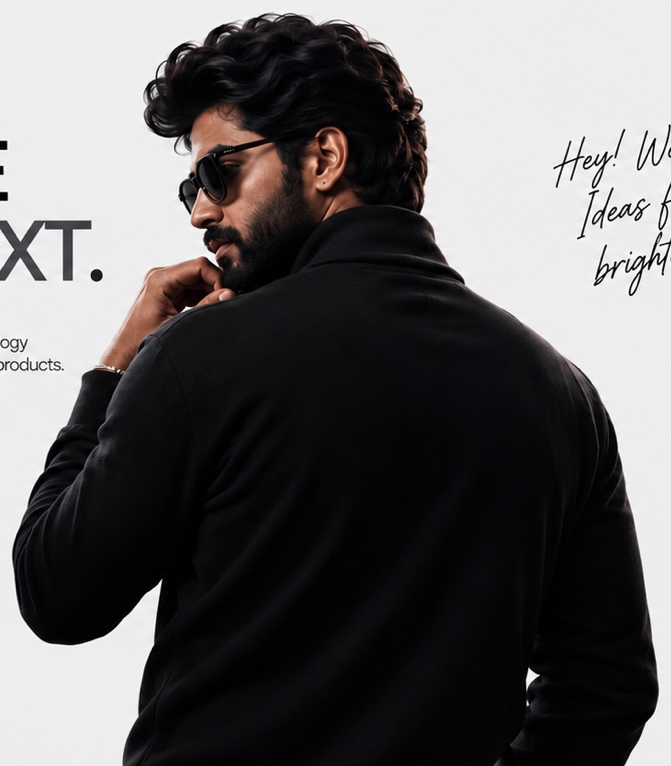
#> input picture assets/hero/person.png, 671 x 766 px
$ python -i build_assets.py   (imports and definitions only)   (older library calls are emulated)
#> lines starting #> are read from the running program, lines starting #| are printed output that depends on the picture
#> further down, picture is the input picture: shape (766, 671, 3); mean B, G, R 97.6, 96.9, 99
"""
Aivinci Studios — production asset pipeline.

Derives clean, HD web assets from the supplied reference art:
  * alpha cutouts (people, logo pieces, robot arm, phone/hand layers)
  * inpainted environments (fake headers / baked-in copy removed)
  * card media crops (baked captions removed)
  * poster frames + compressed video renditions

Run:  python tools/build_assets.py [all|logo|hero|services|approach|work|products|system|contact|video]
"""
import json
import os
import subprocess
import sys

import cv2
import numpy as np

ROOT = os.path.dirname(os.path.dirname(os.path.abspath(__file__)))
SRC = os.path.dirname(ROOT)                       # the folder with the reference art
OUT = os.path.join(ROOT, "public", "assets")
VID = os.path.join(ROOT, "public", "video")

REF = {
    "logo": "Logo av .PNG",
    "home": "Home page .JPEG",
    "services": "03 service .JPEG",
    "grid": "04 services.PNG",
    "approach": None,  # only exists inside the docx (see APPROACH_SRC)
    "work": "06 our work .PNG",
    "products": "07 work idea .PNG",
    "system": "08 product .PNG",
    "contact": "10 contact .PNG",
}
APPROACH_SRC = os.environ.get(
    "APPROACH_SRC",
    os.path.join(os.environ.get("LOCALAPPDATA", ""), "Temp", "claude",
                 "C--Users-giris-OneDrive-Desktop-Aivinci-studios",
                 "252ae19c-5995-41a2-b912-33723f23bf7c", "scratchpad", "doc", "unpacked", "word", "media", "image5.jpeg"),
)


# ----------------------------------------------------------------------------- helpers
# [12 lines left out: functions load, ensure, not called in this run]


def save_png(path, bgra):
    cv2.imwrite(path, bgra, [cv2.IMWRITE_PNG_COMPRESSION, 9])
    print(f"  {os.path.relpath(path, ROOT)}  {bgra.shape[1]}x{bgra.shape[0]}  {os.path.getsize(path)//1024} KB")


def save_jpg(path, bgr, q=86):
    cv2.imwrite(path, bgr, [cv2.IMWRITE_JPEG_QUALITY, q, cv2.IMWRITE_JPEG_PROGRESSIVE, 1])
    print(f"  {os.path.relpath(path, ROOT)}  {bgr.shape[1]}x{bgr.shape[0]}  {os.path.getsize(path)//1024} KB")


# [8 lines left out: function inpaint, not called in this run]


def inpaint_text(img, rects=(), radius=5, bright=True, thresh=170, grow=3):
    """Remove baked-in copy by masking only the glyph pixels inside each rect (far less smear than a box)."""
#> called with rects = (), radius = 5, bright = True, thresh = 170, grow = 3
    g = cv2.cvtColor(img, cv2.COLOR_BGR2GRAY)
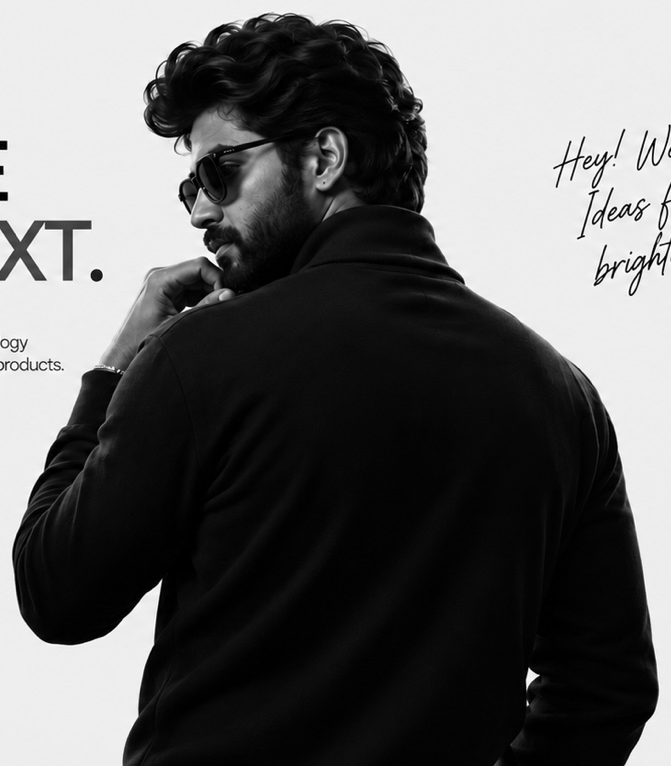
#> g: shape (766, 671); min 0, max 255, mean 97.5
    mask = np.zeros(img.shape[:2], np.uint8)
    for (x0, y0, x1, y1) in rects:
        sub = g[y0:y1, x0:x1]
        m = (sub > thresh) if bright else (sub < thresh)
        mask[y0:y1, x0:x1] = m.astype(np.uint8) * 255
#> mask: shape (766, 671); every value is 0
    mask = cv2.dilate(mask, cv2.getStructuringElement(cv2.MORPH_ELLIPSE, (2 * grow + 1, 2 * grow + 1)))
    return cv2.inpaint(img, mask, radius, cv2.INPAINT_TELEA)


def feather(mask01, px=1.2):
    return cv2.GaussianBlur(mask01.astype(np.float32), (0, 0), px)


# [69 lines left out: functions largest_component, fill_holes, rgba, crop_alpha, key_dark_bg, rim_light, not called in this run]


# ----------------------------------------------------------------------------- logo
# The studio's logo ("Logo lockup 2026b.png"): the red mark, the metallic "ivinci" lettering and
# the CREATIVE STUDIOS line are one piece of artwork. It is used whole — cut out of its white
# background, never sliced — in the header, the opening animation and the footer. A second
# colouring recolours only the CREATIVE STUDIOS line white for dark chapters.
LOGO_SRC = "Logo lockup 2026b.png"
LOGO_CAPS_TOP = 680          # first row of the CREATIVE STUDIOS line in the source


# [104 lines left out: functions build_logo, build_hero, not called in this run]


# The sunglass lenses of the hero character, traced on person.png (671 x 766): the near lens and
# the sliver of the far one. A soft alpha mask lets a light sweep play on the glass only.
LENS_NEAR = [(198, 165), (204, 158), (213, 153), (223, 151), (230, 155), (234, 165), (234, 178),
             (230, 190), (223, 198), (213, 201), (205, 199), (199, 192), (196, 181), (196, 172)]
LENS_FAR = [(185, 178), (191, 179), (195, 185), (196, 193), (193, 201), (188, 205), (182, 203),
            (179, 197), (179, 188), (181, 181)]


# [343 lines left out: functions build_lens_mask, build_services, build_approach, build_work, build_products, build_system and 1 more, not called in this run]


# ----------------------------------------------------------------------------- video
# The four production videos. Each role lists its sources in order of preference: the 4K
# masters Aivinci supplied ("… HD.mp4") first, the earlier 1080p files as the fallback.
# Renditions come from the best source present; a 1440p tier is cut only from a 4K master.
VIDEO_SOURCES = {
    "first-hero-video": ["Video (1) HD.mp4", "Video 1 HD.mp4", "1st hero video HD.mp4", "1st hero video.mp4"],
    "video-two": ["Video 2 HD.mp4", "video 2 hd.mp4", "2 video HD.mp4", "2 video.mp4"],
    "video-three": ["video 3 hd.mp4", "Video 3 HD.mp4", "video 3.mp4"],
    # slot 04 is the Hanuman film (the 4K master "Video 4 HD"); the car film stays on disk unused
    "last-video": ["Video 4 HD", "Video 4 HD.mp4", "video 4 hd.mp4", "last video HD.mp4", "Last video HD.mp4", "last video.mp4"],
}
# (suffix, height, crf, maxrate, minimum source height)
VIDEO_TIERS = (("1440", 1440, 25, "12M", 1440), ("1080", 1080, 24, "8M", 0), ("720", 720, 26, "4M", 0))
MANIFEST = os.path.join(ROOT, "src", "data", "video-manifest.json")


# [69 lines left out: functions video_intact, video_source, video_height, build_video, not called in this run]


# ---------------------------------------------------------------- clients
# The three client portraits supplied by Aivinci ("Image 1.jpg" … "image 3.jpg" in the
# reference folder) become 4:5 portrait cards: a centred cover crop (faces are never
# distorted or clipped), a desktop and a phone rendition, JPEG + WebP each.
CLIENTS = ["Image 1.jpg", "image 2.jpg", "image 3.jpg"]
CLIENT_W, CLIENT_H = 900, 1125       # 4:5
CLIENT_SM_W, CLIENT_SM_H = 560, 700  # 4:5


# [29 lines left out: functions cover_crop, build_clients, not called in this run]


# ---------------------------------------------------------------- webp companions
# The large alpha cutouts (the hand/phone layers, the audience) get a WebP sibling at ~1/4 the
# weight; the site serves it through <picture> with the PNG as the fallback.
# ---------------------------------------------------------------- founder frame
# The wide founder frame supplied by Aivinci ("person image.PNG", 1672 x 941): a desktop
# rendition at the reference frame size and a lighter phone rendition, JPEG + WebP each. The
# page blends its edges into the chapter so it reads as a continuation of the scene.
FOUNDER = "person image.PNG"


# [13 lines left out: function build_founder, not called in this run]


WEBP = [
    ("products", "phone.png"), ("products", "hand.png"), ("products", "fingers.png"),
    ("contact", "foreground.png"),
]


# [11 lines left out: function build_webp, not called in this run]


STEPS = {
    "logo": build_logo, "hero": build_hero, "services": build_services, "approach": build_approach,
    "work": build_work, "products": build_products, "system": build_system, "contact": build_contact,
    "video": build_video, "webp": build_webp, "clients": build_clients, "lens": build_lens_mask,
    "founder": build_founder,
}

# [4 lines not run here, left out]

>>> import cv2
>>> picture = cv2.imread('../assets/hero/person.png')
>>> result = inpaint_text(picture)

$ run again, on assets/approach/eye-tight.jpg
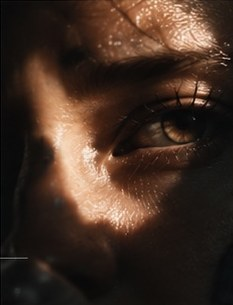
#> input picture assets/approach/eye-tight.jpg, 233 x 305 px
#> picture is the input picture: shape (305, 233, 3); mean B, G, R 35.4, 46.2, 64.6
#> in inpaint_text, `g = cv2.cvtColor(img, cv2.COLOR_BGR2GRAY)`:
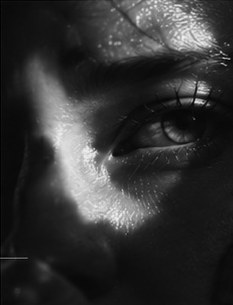
#> g: shape (305, 233); min 0, max 240, mean 50.5

$ run again, on assets/approach/eye.jpg
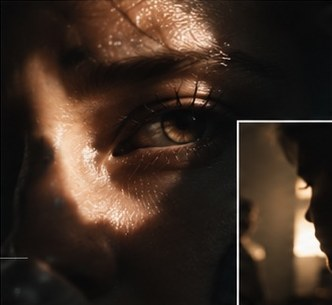
#> input picture assets/approach/eye.jpg, 332 x 305 px
#> picture is the input picture: shape (305, 332, 3); mean B, G, R 35.2, 45.4, 61
#> in inpaint_text, `g = cv2.cvtColor(img, cv2.COLOR_BGR2GRAY)`:
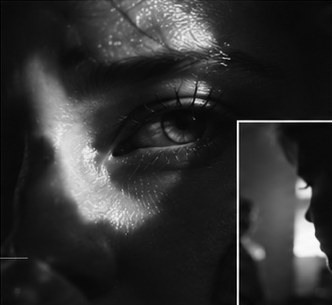
#> g: shape (305, 332); min 0, max 254, mean 48.9
